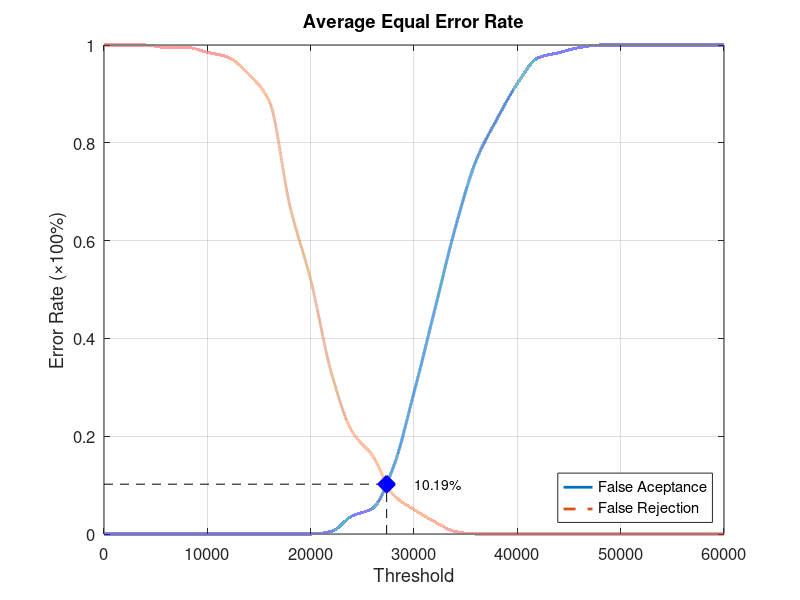
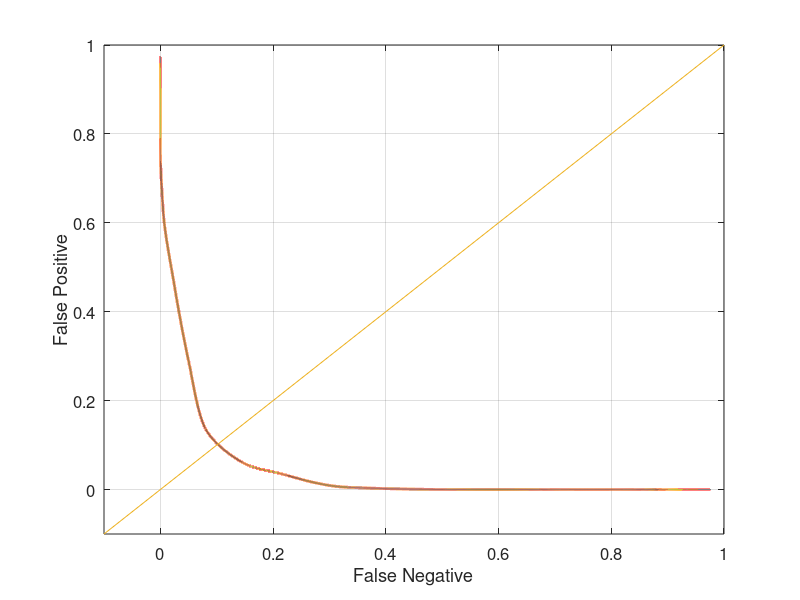

MATLAB code to generate these figures, in order:
function yEER = Database3_2
close all;
clear;
clc;
x = 0:2000:60000;
xq = 0:0.5:60000;

y0 = [0 0 0 0 0 0 0 0 0 0 0 0.00526316 0.0368421 0.0526316 0.136842 0.289474 0.457895 0.626316 0.763158 0.847368 0.921053 0.973684 0.984211 0.994737 1 1 1 1 1 1 1];
yy0 = interp1(x, y0, xq, 'pchip');
y1 = [1 1 1 0.995 0.995 0.985 0.975 0.94 0.885 0.67 0.52 0.33 0.21 0.16 0.08 0.05 0.025 0.005 0 0 0 0 0 0 0 0 0 0 0 0 0];
yy1 = interp1(x, y1, xq, 'pchip');

% Calculating EER: 
y2 = abs(y0 - y1);
find(y2 == min(y2))
yy2 = abs(yy0 - yy1);
xEER = find(yy2 == min(yy2));
xEERIndex = xq(xEER) % X-axis EER
yEER = yy0(xEER) % Y-axis EER

main = figure
plot(xq, yy0,'-','LineWidth', 2);	hold on
plot(xq, yy1,'--','LineWidth', 2);	hold on
plot([xEERIndex xEERIndex], [0 yEER], 'k--');	hold on
plot([0 xEERIndex], [yEER yEER], 'k--');	hold on
plot(xEERIndex, yEER, 'bx', 'LineWidth', 10);	hold on
text(xEERIndex + 10 * xEERIndex / 100, yEER, [num2str(round((10000 * yEER)) / 100) '%'])
legend('False Aceptance', 'False Rejection', 'Location', 'SouthEast')
xlabel('Threshold')
ylabel('Error Rate (\times100%)')
title('Average Equal Error Rate')
set(gca, 'FontSize', 12)
axis([0 60000 0 1])
grid on

print(main, 'Database3_2Main', '-dpng');
FNRxFPR = figure('Color', [1 1 1]);
plot(yy1, yy0, '-', yy1, yy0, 'LineWidth', 2);
hold on
y = -0.1:0.1:1
plot(y, y); 
set(gca, 'FontSize', 12)
xlabel('False Negative')
ylabel('False Positive')
axis([-0.1 1 -0.1 1])
set(gca, 'FontSize', 12)
grid on

print(FNRxFPR, 'Database3_2FNRxFPR','-dpng');
end
